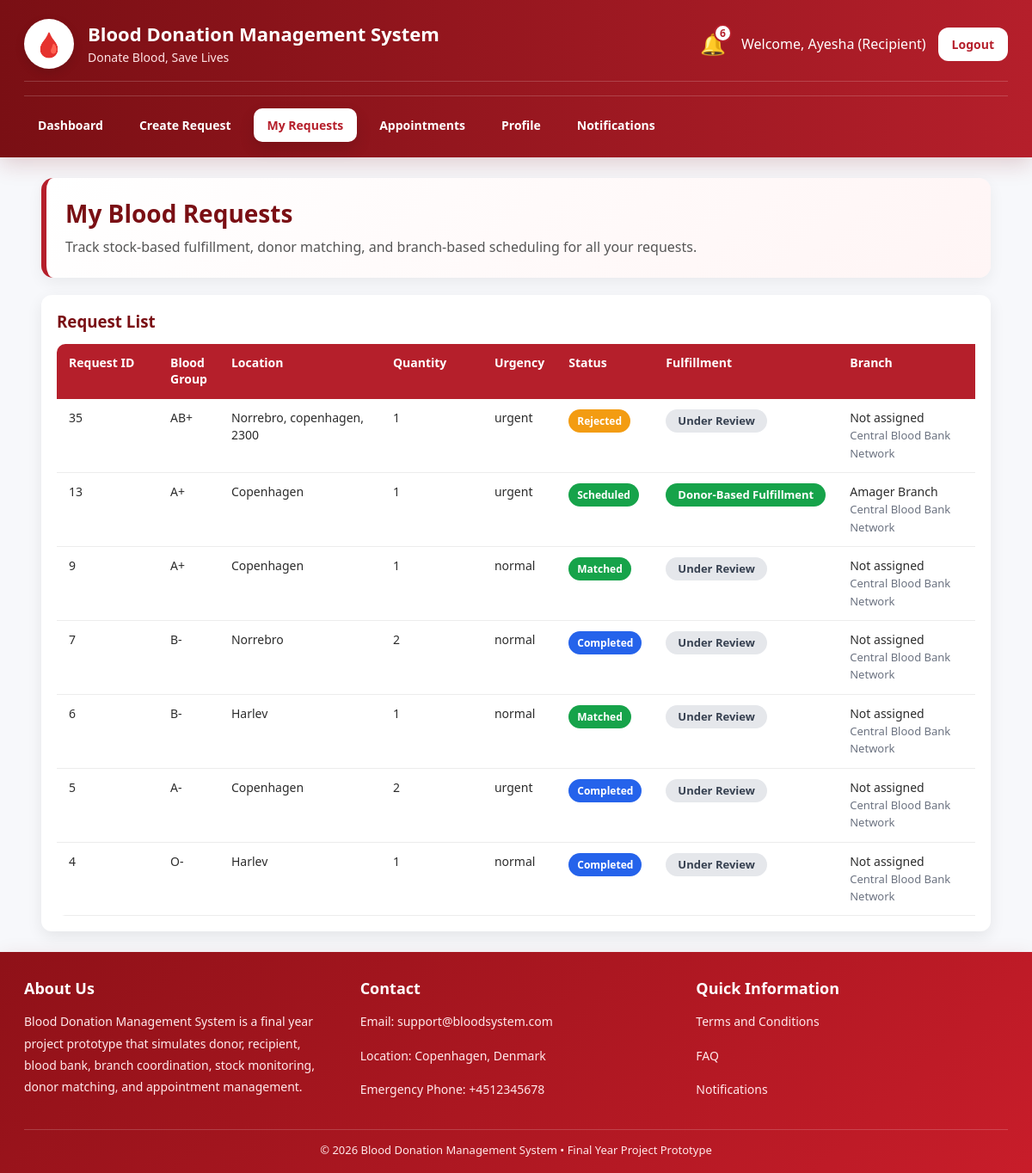
The app's page /dashboard/recipient_requests.php (signed in) with its own data.
### tables this page shows
CREATE TABLE `blood_requests` (
  `id` int(11) NOT NULL,
  `recipient_id` int(11) DEFAULT NULL,
  `blood_group` varchar(5) NOT NULL,
  `location` varchar(100) NOT NULL,
  `address_line` varchar(255) DEFAULT NULL,
  `city` varchar(100) DEFAULT NULL,
  `zipcode` varchar(20) DEFAULT NULL,
  `quantity` int(11) NOT NULL,
  `urgency` enum('normal','urgent') DEFAULT 'normal',
  `status` enum('pending_review','approved','rejected','matched','scheduled','completed','cancelled') DEFAULT 'pending_review',
  `approved_by` int(11) DEFAULT NULL,
  `matched_donor_id` int(11) DEFAULT NULL,
  `assigned_blood_bank_id` int(11) DEFAULT NULL,
  `approved_at` datetime DEFAULT NULL,
  `rejection_reason` varchar(255) DEFAULT NULL,
  `patient_note` text DEFAULT NULL,
  `created_at` timestamp NOT NULL DEFAULT current_timestamp(),
  `fulfilled_branch_id` int(11) DEFAULT NULL,
  `fulfillment_source` enum('none','stock','donor') DEFAULT 'none',
  `stock_units_used` int(11) DEFAULT 0
);

CREATE TABLE `users` (
  `id` int(11) NOT NULL,
  `name` varchar(100) NOT NULL,
  `email` varchar(100) NOT NULL,
  `contact_number` varchar(20) DEFAULT NULL,
  `address` varchar(255) DEFAULT NULL,
  `date_of_birth` date DEFAULT NULL,
  `weight` decimal(5,2) DEFAULT NULL,
  `password` varchar(255) NOT NULL,
  `role` enum('admin','blood_bank','donor','recipient') NOT NULL,
  `blood_group` varchar(5) DEFAULT NULL,
  `weight_kg` decimal(5,2) DEFAULT NULL,
  `location` varchar(100) DEFAULT NULL,
  `address_line` varchar(255) DEFAULT NULL,
  `city` varchar(100) DEFAULT NULL,
  `zipcode` varchar(20) DEFAULT NULL,
  `institution_name` varchar(150) DEFAULT NULL,
  `availability` enum('available','not_available') DEFAULT 'available',
  `created_at` timestamp NOT NULL DEFAULT current_timestamp(),
  `account_status` enum('active','inactive') DEFAULT 'active',
  `status` enum('active','inactive') NOT NULL DEFAULT 'active',
  `next_eligible_date` date DEFAULT NULL
);

CREATE TABLE `appointments` (
  `id` int(11) NOT NULL,
  `request_id` int(11) NOT NULL,
  `donor_id` int(11) NOT NULL,
  `recipient_id` int(11) NOT NULL,
  `blood_bank_id` int(11) NOT NULL,
  `appointment_date` datetime NOT NULL,
  `appointment_location` varchar(255) NOT NULL,
  `appointment_address` varchar(255) DEFAULT NULL,
  `appointment_city` varchar(100) DEFAULT NULL,
  `appointment_zipcode` varchar(20) DEFAULT NULL,
  `notes` text DEFAULT NULL,
  `status` enum('scheduled','confirmed','declined','completed','cancelled') DEFAULT 'scheduled',
  `created_at` timestamp NOT NULL DEFAULT current_timestamp(),
  `branch_id` int(11) DEFAULT NULL,
  `appointment_type` enum('request_based','stock_donation') DEFAULT 'request_based'
);

CREATE TABLE `branches` (
  `id` int(11) NOT NULL,
  `blood_bank_user_id` int(11) NOT NULL,
  `branch_name` varchar(150) NOT NULL,
  `address_line` varchar(255) NOT NULL,
  `city` varchar(100) NOT NULL,
  `zipcode` varchar(20) NOT NULL,
  `contact_number` varchar(30) DEFAULT NULL,
  `is_active` tinyint(1) DEFAULT 1,
  `created_at` timestamp NOT NULL DEFAULT current_timestamp()
);

### functions/network_helper.php (called while the page is built, shortened)
<?php
function getSystemName(){
    return 'Blood Donation Management System';
}
function getSystemTagline(){
    return 'Donate Blood, Save Lives';
}
function getBloodBankWelcomeLabel(){
    return 'Central Blood Bank Network';
}
function renderFooterTitle(){
    return 'Blood Donation Management System';
}
function renderFooterDescription(){
    return 'Blood Donation Management System is a final year project prototype that simulates donor, recipient, blood bank, branch coordination, stock monitoring, donor matching, and appointment management.';
}
?>

### dashboard/recipient_requests.php (the view, shortened to what this page needs)
<?php
include '../config/db.php';
include '../functions/network_helper.php';
$recipient_id = $_SESSION['user_id'];
$notif_stmt = mysqli_prepare($conn, "SELECT COUNT(*) AS total FROM notifications WHERE user_id = ? AND is_read = 0");
mysqli_stmt_bind_param($notif_stmt, "i", $recipient_id);
mysqli_stmt_execute($notif_stmt);
$notif_result = mysqli_stmt_get_result($notif_stmt);
$notif_data = mysqli_fetch_assoc($notif_result);
$notif_count = $notif_data['total'];
$sql = "
    SELECT
        r.*,
        d.name AS donor_name,
        bb.name AS blood_bank_name,
        bb.institution_name,
        b.branch_name,
        a.appointment_date,
        a.appointment_location,
        a.notes AS appointment_notes,
        a.status AS appointment_status
    FROM blood_requests r
    LEFT JOIN users d ON r.matched_donor_id = d.id
    LEFT JOIN users bb ON r.assigned_blood_bank_id = bb.id
    LEFT JOIN branches b ON r.fulfilled_branch_id = b.id
    LEFT JOIN appointments a ON r.id = a.request_id
    WHERE r.recipient_id = ?
    ORDER BY r.created_at DESC
";
$stmt = mysqli_prepare($conn, $sql);
mysqli_stmt_bind_param($stmt, "i", $recipient_id);
mysqli_stmt_execute($stmt);
$result = mysqli_stmt_get_result($stmt);
?>
<!DOCTYPE html>
<html>
<head>
    <link rel="stylesheet" href="assets/style.css">
</head>
<body>
<div class="topbar topbar-full">
    <div class="container">
        <div class="topbar-header">
            <div class="topbar-left">
                <div class="logo">🩸</div>
                <div class="brand-text">
                    <h2><?php echo htmlspecialchars(getSystemName()); ?></h2>
                    <p><?php echo htmlspecialchars(getSystemTagline()); ?></p>
                </div>
            </div>
            <div class="topbar-right">
                <a href="notifications.php" class="notify" title="Notifications">
                    🔔
                    <span class="notify-badge"><?php echo $notif_count; ?></span>
                </a>
                <span>Welcome, <?php echo htmlspecialchars($_SESSION['name']); ?> (Recipient)</span>
                <a class="btn btn-logout" href="../auth/logout.php">Logout</a>
            </div>
        </div>
        <div class="topbar-menu">
            <a href="recipient_dashboard.php">Dashboard</a>
            <a href="create_request.php">Create Request</a>
            <a href="recipient_requests.php" class="active">My Requests</a>
            <a href="recipient_appointments.php">Appointments</a>
            <a href="recipient_profile.php">Profile</a>
            <a href="notifications.php">Notifications</a>
        </div>
    </div>
</div>
<div class="container">
    <div class="hero">
        <h1>My Blood Requests</h1>
        <p>Track stock-based fulfillment, donor matching, and branch-based scheduling for all your requests.</p>
    </div>
    <div class="card">
        <h3>Request List</h3>
        <?php if(mysqli_num_rows($result) > 0){ ?>
            <div class="table-scroll-admin">
                <table class="compact-admin-table">
                    <tr>
                        <th class="small-cell">Request ID</th>
                        <th>Blood Group</th>
                        <th class="wrap-cell">Location</th>
                        <th class="small-cell">Quantity</th>
                        <th>Urgency</th>
                        <th>Status</th>
                        <th>Fulfillment</th>
                        <th class="wrap-cell">Branch</th>
                    </tr>
                    <?php while($row = mysqli_fetch_assoc($result)){ ?>
                        <?php
                        $badgeClass = "badge-pending";
                        if(in_array($row['status'], ['approved','matched','scheduled','confirmed'])) $badgeClass = "badge-accepted";
                        if($row['status'] == 'completed') $badgeClass = "badge-completed";
                        $bloodBankDisplay = $row['institution_name'] ?: $row['blood_bank_name'] ?: getBloodBankWelcomeLabel();
                        $branchDisplay = $row['branch_name'] ?: 'Not assigned';
                        $fulfillmentSource = $row['fulfillment_source'] ?? 'none';
                        ?>
                        <tr>
                            <td class="small-cell"><?php echo htmlspecialchars($row['id']); ?></td>
                            <td><?php echo htmlspecialchars($row['blood_group']); ?></td>
                            <td class="wrap-cell"><?php echo htmlspecialchars($row['location'] ?? ""); ?></td>
                            <td class="small-cell"><?php echo htmlspecialchars($row['quantity']); ?></td>
                            <td><?php echo htmlspecialchars($row['urgency']); ?></td>
                            <td><span class="badge <?php echo $badgeClass; ?>"><?php echo htmlspecialchars($row['status']); ?></span></td>
                            <td>
                                <?php if($fulfillmentSource === 'stock'){ ?>
                                    <span class="mini-badge mini-blue">Fulfilled From Stock</span>
                                <?php } elseif($fulfillmentSource === 'donor'){ ?>
                                    <span class="mini-badge mini-green">Donor-Based Fulfillment</span>
                                <?php } else { ?>
                                    <span class="mini-badge mini-gray">Under Review</span>
                                <?php } ?>
                            </td>
                            <td class="wrap-cell">
                                <?php echo htmlspecialchars($branchDisplay); ?><br>
                                <span class="small-muted"><?php echo htmlspecialchars($bloodBankDisplay); ?></span>
                            </td>
                        </tr>
                    <?php } ?>
                </table>
            </div>
        <?php } else { ?>
            <p>No requests yet.</p>
        <?php } ?>
    </div>
</div>
<div class="site-footer site-footer-full">
    <div class="container">
        <div class="footer-grid">
            <div class="footer-col">
                <h4>About Us</h4>
                <p><?php echo htmlspecialchars(renderFooterDescription()); ?></p>
            </div>
            <div class="footer-col">
                <h4>Contact</h4>
                <p>Email: support@bloodsystem.com</p>
                <p>Location: Copenhagen, Denmark</p>
                <p>Emergency Phone: +4512345678</p>
            </div>
            <div class="footer-col">
                <h4>Quick Information</h4>
                <p><a href="terms.php">Terms and Conditions</a></p>
                <p><a href="faq.php">FAQ</a></p>
                <p><a href="notifications.php">Notifications</a></p>
            </div>
        </div>
        <div class="footer-bottom">
            © 2026 <?php echo htmlspecialchars(renderFooterTitle()); ?> • Final Year Project Prototype
        </div>
    </div>
</div>
</body>
</html>

### records on screen
blood_requests: id "35", blood_group "AB+", location "Norrebro, copenhagen, 2300", quantity "1", urgency "urgent", status "Rejected", fulfillment_source "Under Review", branchDisplay "Not assigned", users.institution_name "Central Blood Bank Network"
appointments: request "13", request.blood_group "A+", request.location "Copenhagen", request.quantity "1", request.urgency "urgent", request.status "Scheduled", shows "Donor-Based Fulfillment", branch.branch_name "Amager Branch", blood_bank.institution_name "Central Blood Bank Network"
blood_requests: id "9", blood_group "A+", location "Copenhagen", quantity "1", urgency "normal", status "Matched", fulfillment_source "Under Review", branchDisplay "Not assigned", users.institution_name "Central Blood Bank Network"
blood_requests: id "7", blood_group "B-", location "Norrebro", quantity "2", urgency "normal", status "Completed", fulfillment_source "Under Review", branchDisplay "Not assigned", bloodBankDisplay "Central Blood Bank Network"
blood_requests: id "6", blood_group "B-", location "Harlev", quantity "1", urgency "normal", status "Matched", fulfillment_source "Under Review", branchDisplay "Not assigned", bloodBankDisplay "Central Blood Bank Network"
blood_requests: id "5", blood_group "A-", location "Copenhagen", quantity "2", urgency "urgent", status "Completed", fulfillment_source "Under Review", branchDisplay "Not assigned", bloodBankDisplay "Central Blood Bank Network"
blood_requests: id "4", blood_group "O-", location "Harlev", quantity "1", urgency "normal", status "Completed", fulfillment_source "Under Review", branchDisplay "Not assigned", bloodBankDisplay "Central Blood Bank Network"

### other values on screen
getSystemName() "Blood Donation Management System"
getSystemTagline() "Donate Blood, Save Lives"
$notif_count "6"
$_SESSION['name'] "Ayesha"
renderFooterDescription() "Blood Donation Management System is a final year project prototype that simulates donor, recipient, blood bank, branch coordination, stock monitoring, donor matching, and appointment management."
renderFooterTitle() "Blood Donation Management System"
